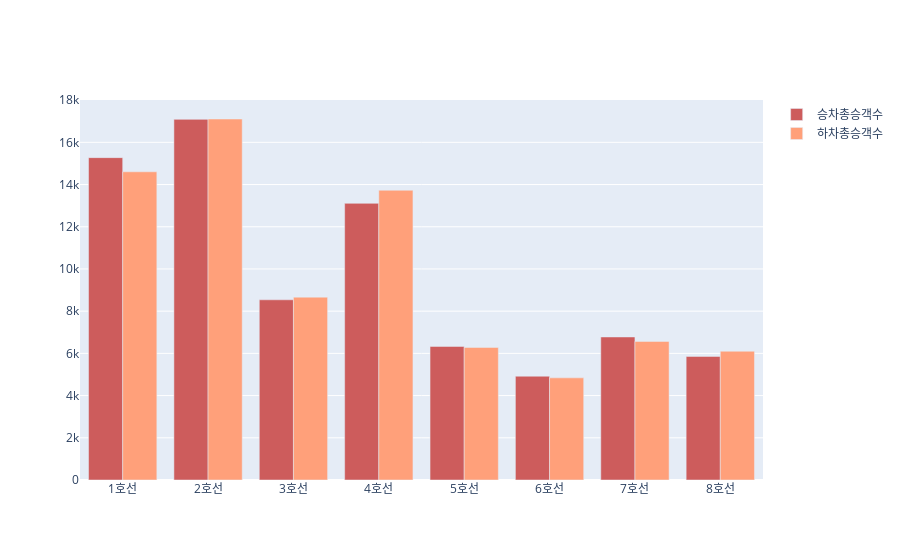

Source (notebook cell):
### Code cell
import plotly.graph_objects as go

fig = go.Figure()
fig.add_trace(go.Bar(
    x = df_temp['노선명'],
    y = df_temp['승차총승객수'],
    name='승차총승객수',
    marker_color='indianred'
))
fig.add_trace(go.Bar(
    x = df_temp['노선명'],
    y = df_temp['하차총승객수'],
    name='하차총승객수',
    marker_color='lightsalmon'
))

# Here we modify the tickangle of the xaxis, resulting in rotated labels.
fig.update_layout(barmode='group')
fig.show()

### Figure 1 — Plotly figure (JSON) as saved in the notebook; plotly's stock layout.template omitted (floating-point values rounded to 4 significant figures)
{"data": [{"marker": {"color": "indianred"}, "name": "승차총승객수", "type": "bar", "x": ["1호선", "2호선", "3호선", "4호선", "5호선", "6호선", "7호선", "8호선"], "y": [15270.0, 17090.0, 8538.0, 13110.0, 6329.0, 4918.0, 6777.0, 5856.0]}, {"marker": {"color": "lightsalmon"}, "name": "하차총승객수", "type": "bar", "x": ["1호선", "2호선", "3호선", "4호선", "5호선", "6호선", "7호선", "8호선"], "y": [14600.0, 17110.0, 8665.0, 13730.0, 6282.0, 4839.0, 6567.0, 6101.0]}], "layout": {"barmode": "group"}}
